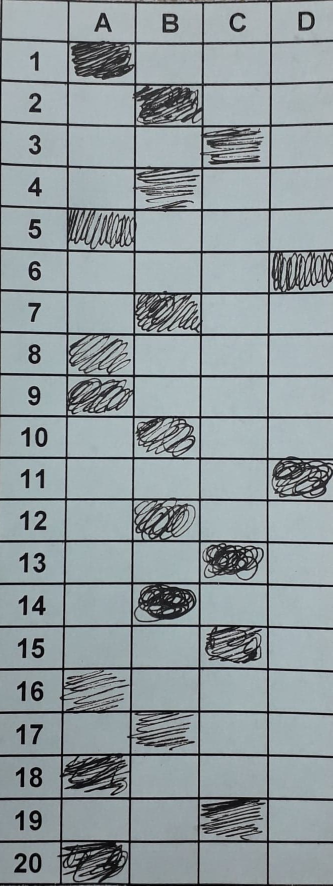
#> input picture jpeg.jpg, 665 x 1771 px (shown at 1/2 size)
$ python croppedProcess.py
#> lines starting #> are read from the running program, lines starting #| are printed output that depends on the picture
import numpy as np
import cv2
import os
import random
bubbled = []
file = open("balckAndWhite.txt", "w")
ANSWER_KEY = {0: 0, 1: 2, 2: 3, 3: 0, 4: 0, 5: 1, 6: 2, 7: 3, 8:1, 9: 0, 10: 2, 11: 3, 12: 0, 13: 3, 14: 0, 15: 1, 16: 2, 17: 3, 18: 2, 19: 0, 20: 1, 21: 2, 22: 0, 23: 1, 24: 0}
def maskFrame(mask):
    rs,cs = mask.shape
    for x in range(0,rs-1):
    	for y in range(0,cs-1):
    		if mask[x,y]<=155:
    			mask[x,y] = 0
    		else:
    			mask[x,y] = 255
    return mask
def isFilled(crop_img,black, white):
	mor,bagana = crop_img.shape
	for k in range(mor-1):
		for l in range(bagana-1):
			if crop_img[k,l] == 0:
				white=white+1
			else:
				black=black+1
	print("::"+str(black)+","+str(white))
	file.write(str(black)+", "+str(white))
	if black>=white*1.3:
		return True
	else:
		return False
def check(ff):
	correct = 0
	rows,cols = ff.shape
	print("rows,cols"+str(rows)+str(cols))
	blank_image = np.zeros((rows,cols,3), np.uint8)
	#cv2.imshow('blank_image', blank_image)
	bagana = int(cols/5)
	mor = int(rows/21)
	for i in range(mor,rows,mor):
		for j in range(bagana,cols,bagana):
			#print(str(i)+","+str(j))
			crop_img = ff[i:i+mor, j:j+bagana]
			if isFilled(crop_img,0,0):
				#print("filled", str(i)+","+str(j))
				print(str(i)+' -- '+str(j))
				cv2.rectangle(blank_image,(j, i),(bagana, mor),(random.randint(1,255),random.randint(1,255),random.randint(1,255)),8)
				for i1 in range(i, i+mor, 1):
					for j1 in range(j, j+bagana, 1):
						blank_image[i1, j1]=255
			else:
				correct+=1
				bubbled.append((int(i/mor),(int(j/bagana))))

	cv2.imshow('resultt', blank_image)
	cv2.imwrite("checked.png", blank_image)
	for x in range(len(bubbled)):
		print(bubbled[x])
	#k = ANSWER_KEY[q]

	print("corrected"+ str(correct))
img = cv2.imread('jpeg.jpg', 0)
#> img: shape (1771, 665); min 0, max 228, mean 151
rows,cols = img.shape
#> rows = 1771; cols = 665
print(cols)
#| 665
#check(img)

cv2.imshow('orig',img)


#cv2.imshow('masked', maskFrame(img))
check(maskFrame(img))
#> after the loop in maskFrame, `for x in range(0,rs-1):`:
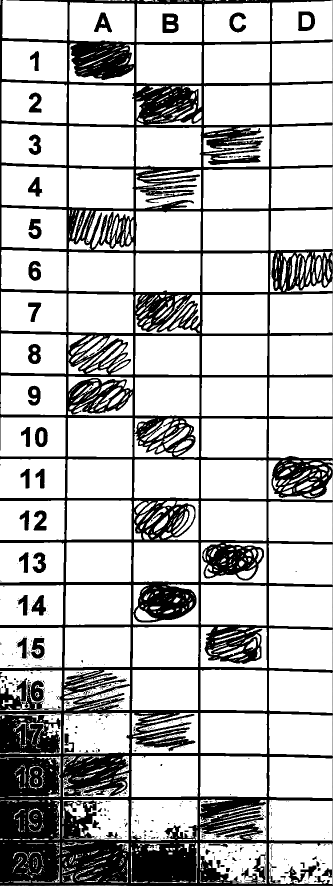
#> mask: shape (1771, 665) (shown at 1/2 size); min 0, max 255, mean 190.1
#> in check, `correct = 0`: correct = 0
#| rows,cols1771665
#> after the loop in check, `for i in range(mor,rows,mor):`:
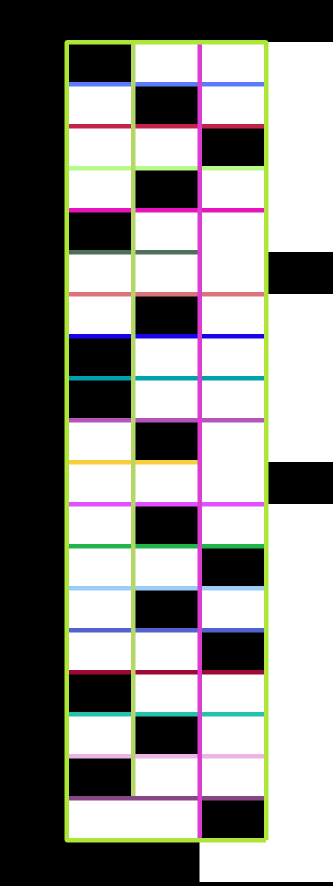
#> blank_image: shape (1771, 665, 3) (shown at 1/2 size); mean of channels 0, 1, 2 138.9, 141.4, 142.3; drawn as B, G, R
#> after the loop in check, `for i in range(mor,rows,mor):`: bubbled = 25 pairs, first value 1 to 21, second value 1 to 4; correct = 25
#> the loop in check, `for x in range(len(bubbled)):` made 25 passes
#| (1, 1)
#| (2, 2)
#| (3, 3)
#| (4, 2)
#| (5, 1)
#| (6, 4)
#| (7, 2)
#| (8, 1)
#> (further printed lines are left out)
#| corrected25
#tt = maskFrame(img);
#crop_img = tt[85:85+85, 133:133+133]
#cv2.imshow('orig',crop_img)
cv2.waitKey(0)
cv2.destroyAllWindows()
file.close()
